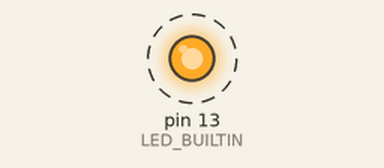
Simulated run of this sketch. Board: Arduino Uno, built with avr-gcc and run on an emulated ATmega328P. Parts: output pins drawn as LEDs (lit = HIGH). Dashed ring = blinking.

Above: at 0.5 s.
Timing chart, 0 to 4.6 s (numbered marks = the images above):
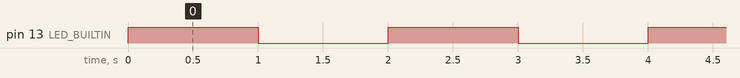

The sketch:

lilray.ino
```cpp
// C++ code
//

int en12=7;
int in1 = 6;
int in2 = 5;

void setup()
{
	pinMode(LED_BUILTIN, OUTPUT);
}

void loop()
{
  digitalWrite(LED_BUILTIN, HIGH);
  delay(1000);
  digitalWrite(LED_BUILTIN, LOW);
  delay(1000);

}
```

Measured:
- by itself, pin 13 (LED_BUILTIN): alternates HIGH for 1.0 s and LOW for 1.0 s
